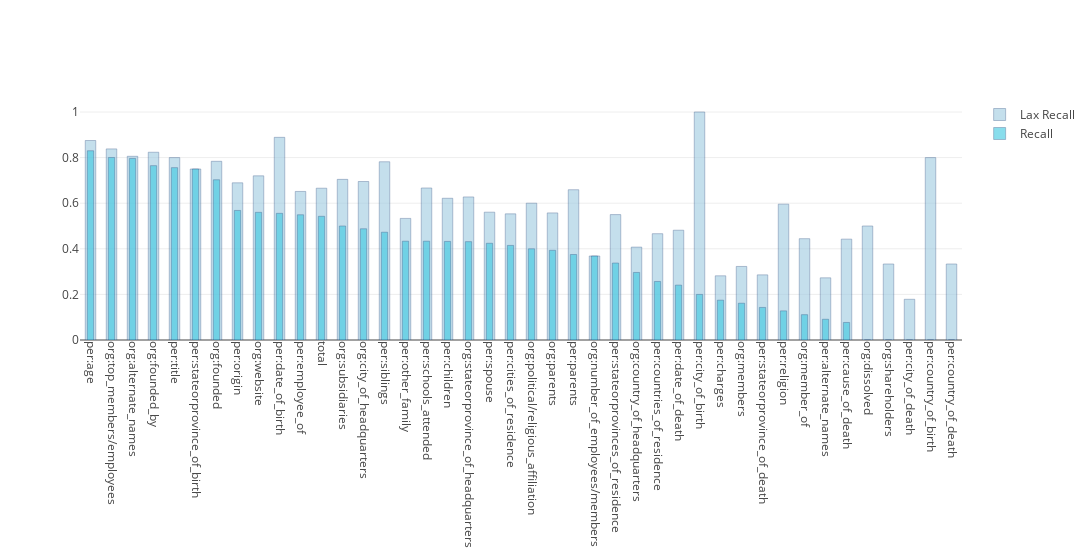

The notebook cell this image was saved under:
### Code cell
import plotly.graph_objs as go

trace1 = go.Bar(
    x=[stat[0] for stat in stats],
    y=[stat[2] for stat in stats],
    name='Lax Recall',
    width=0.5,
    marker=dict(
        color='rgb(158,202,225)',
        line=dict(
            color='rgb(8,48,107)',
            width=0.5),
        ),
    opacity=0.6
)
trace2 = go.Bar(
    x=[stat[0] for stat in stats],
    y=[stat[1] for stat in stats],
    name='Recall',
    width=0.3,
    marker=dict(
        color='rgb(58,200,225)',
        line=dict(
            color='rgb(8,48,107)',
            width=0.5),
        ),
    opacity=0.6
)

data = [trace1, trace2]
layout = go.Layout(
    barmode='overlay',
    width=1200,
    xaxis = go.layout.XAxis(
        tickangle = 90,
        automargin = True
        
    )
    
        
)

fig = go.Figure(data=data, layout=layout)
iplot(fig)

### Figure 1 — Plotly figure (JSON) as saved in the notebook; plotly's stock layout.template omitted (floating-point values rounded to 4 significant figures)
{"data": [{"marker": {"color": "rgb(158,202,225)", "line": {"color": "rgb(8,48,107)", "width": 0.5}}, "name": "Lax Recall", "opacity": 0.6, "type": "bar", "uid": "fab6df63-7b60-4767-8006-268590711b29", "width": 0.5, "x": ["per:age", "org:top_members/employees", "org:alternate_names", "org:founded_by", "per:title", "per:stateorprovince_of_birth", "org:founded", "per:origin", "org:website", "per:date_of_birth", "per:employee_of", "total", "org:subsidiaries", "org:city_of_headquarters", "per:siblings", "per:other_family", "per:schools_attended", "per:children", "org:stateorprovince_of_headquarters", "per:spouse", "per:cities_of_residence", "org:political/religious_affiliation", "org:parents", "per:parents", "org:number_of_employees/members", "per:stateorprovinces_of_residence", "org:country_of_headquarters", "per:countries_of_residence", "per:date_of_death", "per:city_of_birth", "per:charges", "org:members", "per:stateorprovince_of_death", "per:religion", "org:member_of", "per:alternate_names", "per:cause_of_death", "org:dissolved", "org:shareholders", "per:city_of_death", "per:country_of_birth", "per:country_of_death"], "y": [0.875, 0.8382, 0.8057, 0.8235, 0.8, 0.75, 0.7838, 0.6894, 0.72, 0.8889, 0.6515, 0.6658, 0.7045, 0.6951, 0.7818, 0.5333, 0.6667, 0.6216, 0.6275, 0.5606, 0.5532, 0.6, 0.5574, 0.6591, 0.3684, 0.55, 0.4074, 0.4662, 0.4815, 1, 0.2816, 0.3226, 0.2857, 0.5957, 0.4444, 0.2727, 0.4423, 0.5, 0.3333, 0.1786, 0.8, 0.3333]}, {"marker": {"color": "rgb(58,200,225)", "line": {"color": "rgb(8,48,107)", "width": 0.5}}, "name": "Recall", "opacity": 0.6, "type": "bar", "uid": "99ca813a-c417-40ee-8059-174923f24bf0", "width": 0.3, "x": ["per:age", "org:top_members/employees", "org:alternate_names", "org:founded_by", "per:title", "per:stateorprovince_of_birth", "org:founded", "per:origin", "org:website", "per:date_of_birth", "per:employee_of", "total", "org:subsidiaries", "org:city_of_headquarters", "per:siblings", "per:other_family", "per:schools_attended", "per:children", "org:stateorprovince_of_headquarters", "per:spouse", "per:cities_of_residence", "org:political/religious_affiliation", "org:parents", "per:parents", "org:number_of_employees/members", "per:stateorprovinces_of_residence", "org:country_of_headquarters", "per:countries_of_residence", "per:date_of_death", "per:city_of_birth", "per:charges", "org:members", "per:stateorprovince_of_death", "per:religion", "org:member_of", "per:alternate_names", "per:cause_of_death", "org:dissolved", "org:shareholders", "per:city_of_death", "per:country_of_birth", "per:country_of_death"], "y": [0.83, 0.8006, 0.7962, 0.7647, 0.756, 0.75, 0.7027, 0.5682, 0.56, 0.5556, 0.5492, 0.5425, 0.5, 0.4878, 0.4727, 0.4333, 0.4333, 0.4324, 0.4314, 0.4242, 0.4149, 0.4, 0.3934, 0.375, 0.3684, 0.3375, 0.2963, 0.2568, 0.2407, 0.2, 0.1748, 0.1613, 0.1429, 0.1277, 0.1111, 0.09091, 0.07692, 0, 0, 0, 0, 0]}], "layout": {"barmode": "overlay", "width": 1200, "xaxis": {"automargin": true, "tickangle": 90}}}
